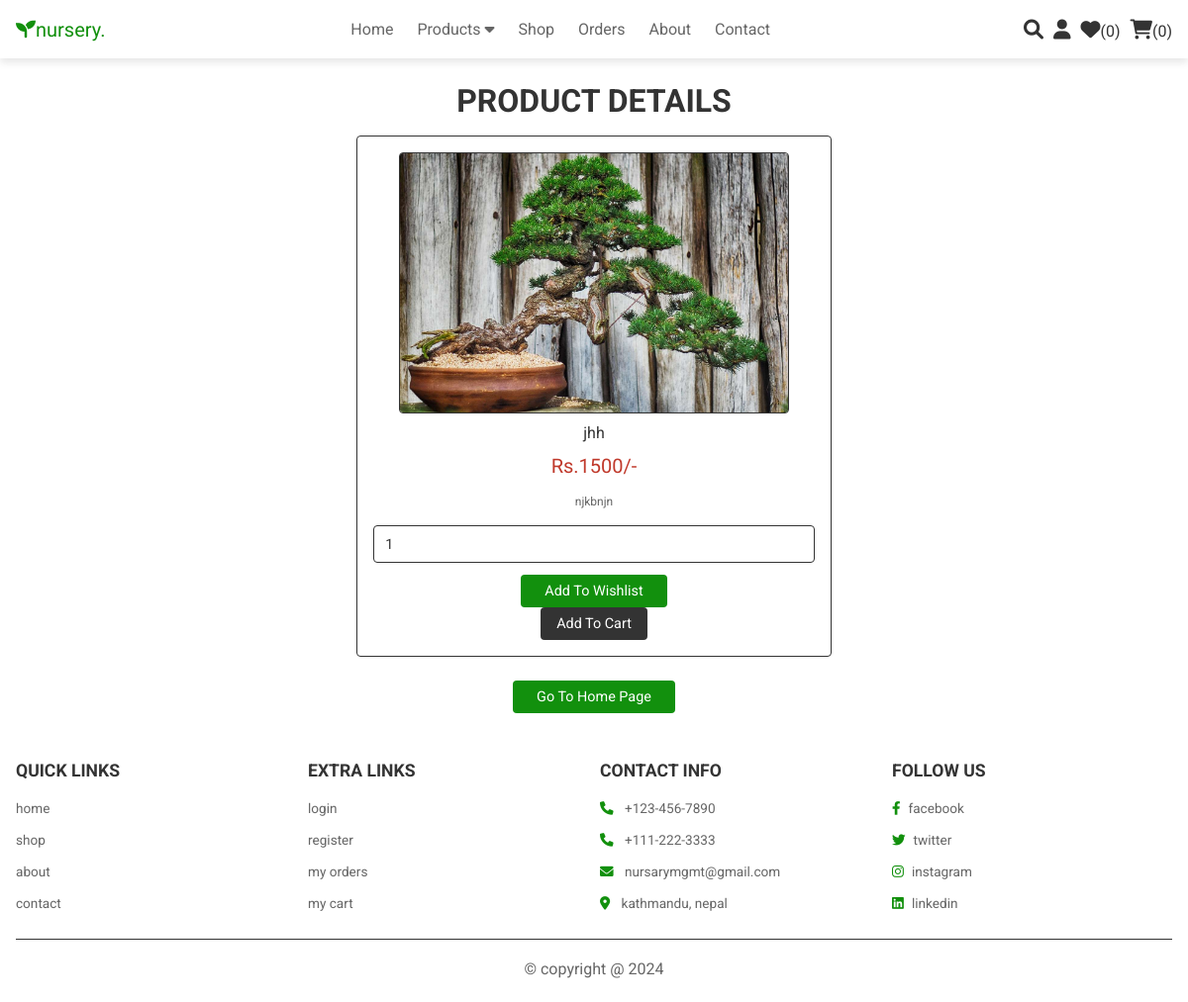
The page /view_page.php?pid=34 on the database its author committed.
### tables this page shows
CREATE TABLE `products` (
  `id` int(100) NOT NULL,
  `name` varchar(100) NOT NULL,
  `category` varchar(100) NOT NULL,
  `details` varchar(500) NOT NULL,
  `price` int(100) NOT NULL,
  `stock_quantity` int(255) NOT NULL,
  `image` varchar(100) NOT NULL
);

### view_page.php (the view, shortened to what this page needs)
<?php
@include 'config.php';
?>
<!DOCTYPE html>
<html lang="en">
<head>
   <link rel="stylesheet" href="https://cdnjs.cloudflare.com/ajax/libs/font-awesome/6.0.0/css/all.min.css">
   <link rel="stylesheet" href="css/style.css">
</head>
<body>
<?php @include 'header.php'; ?>
<section class="quick-view">
    <h1 class="title">product details</h1>
    <?php
        if(isset($_GET['pid'])){
            $pid = $_GET['pid'];
            $select_products = mysqli_query($conn, "SELECT * FROM `products` WHERE id = '$pid'") or die('query failed');
         if(mysqli_num_rows($select_products) > 0){
            while($fetch_products = mysqli_fetch_assoc($select_products)){
    ?>
    <form action="" method="POST">
         <img src="uploaded_img/<?php echo $fetch_products['image']; ?>" alt="" class="image">
         <div class="name"><?php echo $fetch_products['name']; ?></div>
         <div class="price">Rs.<?php echo $fetch_products['price']; ?>/-</div>
         <div class="details"><?php echo $fetch_products['details']; ?></div>
         <input type="number" name="product_quantity" value="1" min="1" max="<?php echo $stock_quantity; ?>" class="qty">
         <input type="submit" value="add to wishlist" name="add_to_wishlist" class="option-btn">
         <input type="submit" value="add to cart" name="add_to_cart" class="btn">
      </form>
    <?php
            }
        }else{
        echo '<p class="empty">no products details available!</p>';
        }
    }
    ?>
    <div class="more-btn">
        <a href="home.php" class="option-btn">go to home page</a>
    </div>
</section>
<?php @include 'footer.php'; ?>
</body>
</html>

### css/style.css (style rules this page uses)
:root { --green: #12900d; --red: #c0392b; --orange: #12900d; --black: #333; --white: #fff; --light-color: #666; --light-white: #ccc; --light-bg: #f5f5f5; --border: 0.2rem solid var(--black); --box-shadow: 0 0.5rem 1rem rgba(0, 0, 0, 0.1); }
* { font-family: "roboto"; margin: 0; padding: 0; box-sizing: border-box; outline: none; border: none; text-decoration: none; transition: all 0.2s linear; }
html { font-size: 50%; overflow-x: hidden; scroll-behavior: smooth; scroll-padding-top: 6.5rem; }
body { background-image: url("images/slide2.jpg"); background-repeat: no-repeat; background-size: cover; }
section { padding: 3rem 2rem; }
.btn, .delete-btn, .option-btn { display: inline-block; border-radius: .5rem; margin-top: 1rem; font-size: 1.8rem; color:var(--white); cursor: pointer; padding:1rem 3rem; text-transform: capitalize; }
.btn { background-color: var(--green); }
.option-btn { background-color: var(--orange); }
.more-btn { margin-top: 2rem; text-align: center; }
.title { text-align: center; margin-bottom: 2rem; color: var(--black); text-transform: uppercase; font-size: 4rem; }
.quick-view form { max-width: 60rem; padding: 2rem; text-align: center; border: var(--border); box-shadow: var(--border); border-radius: 0.5rem; background-color: var(--white); margin: 0 auto; }
.quick-view form .image { height: 33rem; border: var(--border); border-radius: 0.5rem; }
.quick-view form .name { margin: 1rem 0; font-size: 2rem; color: var(--black); }
.quick-view form .price { color: var(--red); font-size: 2.5rem; padding: 0.5rem 0; }
.quick-view form .details { padding: 1rem 0; font-size: 1.5rem; color: var(--light-color); line-height: 2; }
.quick-view form .qty { width: 100%; padding: 1.2rem 1.4rem; font-size: 1.8rem; color: var(--black); border-radius: 0.5rem; border: var(--border); margin: 0.5rem 0; }
input[type="text"], input[type="number"], input[type="email"], select { width: 100%; padding: 1rem; border: 1px solid #ccc; border-radius: 0.3rem; font-size: 1rem; outline-color: var(--green); }
input[type="text"], input[type="number"], input[type="email"], select { width: 100%; padding: 1rem; border: 1px solid #ccc; border-radius: 0.5rem; font-size: 1.5rem; }
.btn { background-color: #333; color: #fff; padding: 1rem 2rem; border: none; border-radius: 0.5rem; cursor: pointer; display: block; margin: 0 auto; }

### rows shown on the page
products: image (picture), name "jhh", price "1500", details "njkbnjn"

### other values the page prints
$wishlist_num_rows "0"
$cart_num_rows "0"
